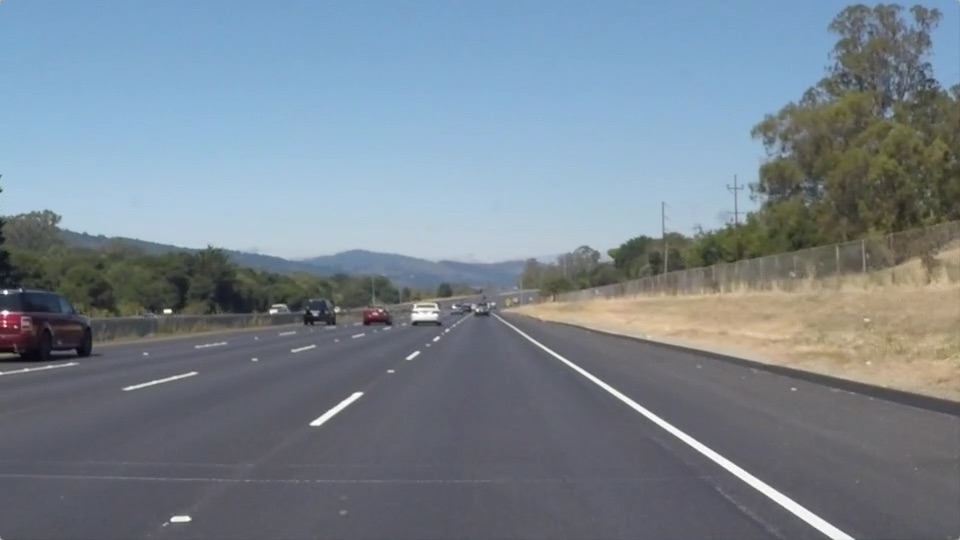
#> input picture Day8/lanes.jpg, 960 x 540 px, given in place of the camera
$ python image_gradients.py   (older library calls are emulated)
#> lines starting #> are read from the running program, lines starting #| are printed output that depends on the picture
#!/usr/bin/python3

import cv2
import numpy as np

cap = cv2.VideoCapture(0)
while cap.isOpened():
	_ , img = cap.read()
#> img is the input picture: shape (540, 960, 3); mean B, G, R 143.7, 132.6, 120.3
	gray = cv2.cvtColor(img , cv2.COLOR_BGR2GRAY)
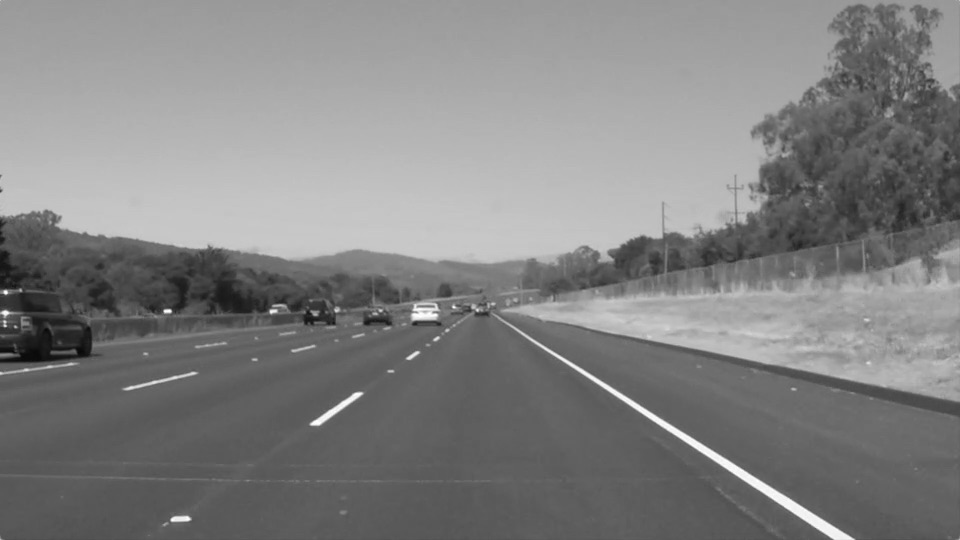
#> gray: shape (540, 960); min 8, max 255, mean 130.1

# LAPLACIAN 2nd argument is datatype 64 float , 3rd argument is kernel size  , it is optional
	lap = cv2.Laplacian(gray , cv2.CV_64F , ksize=5)
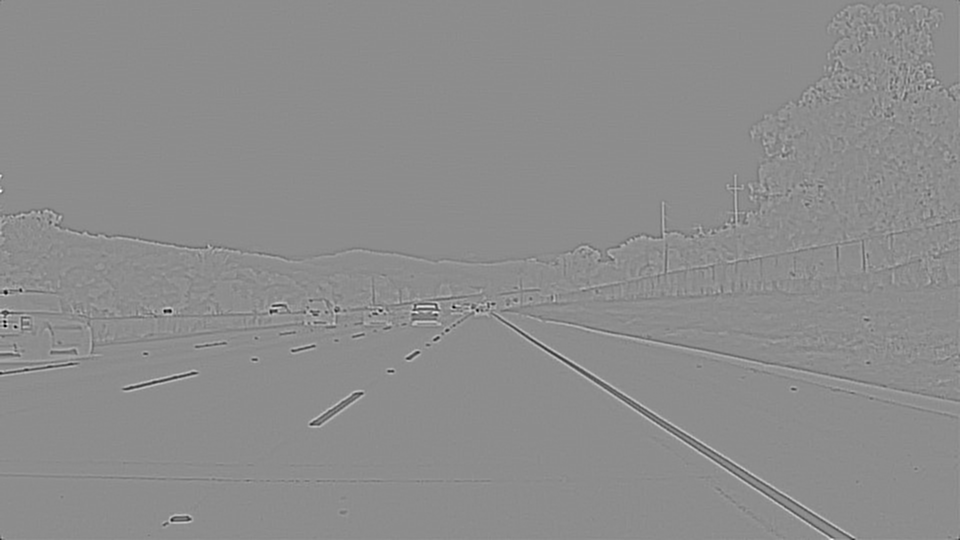
#> lap: shape (540, 960) float64; min -5156, max 4172, mean 0.2; drawn with min black and max white

# SobelX 2nd arg is datatype 64 float 3rd is value of dx and 4th is dy
	sobelX = cv2.Sobel(gray , cv2.CV_64F , 1 ,0)
	sobelX = np.uint8(np.absolute(sobelX))
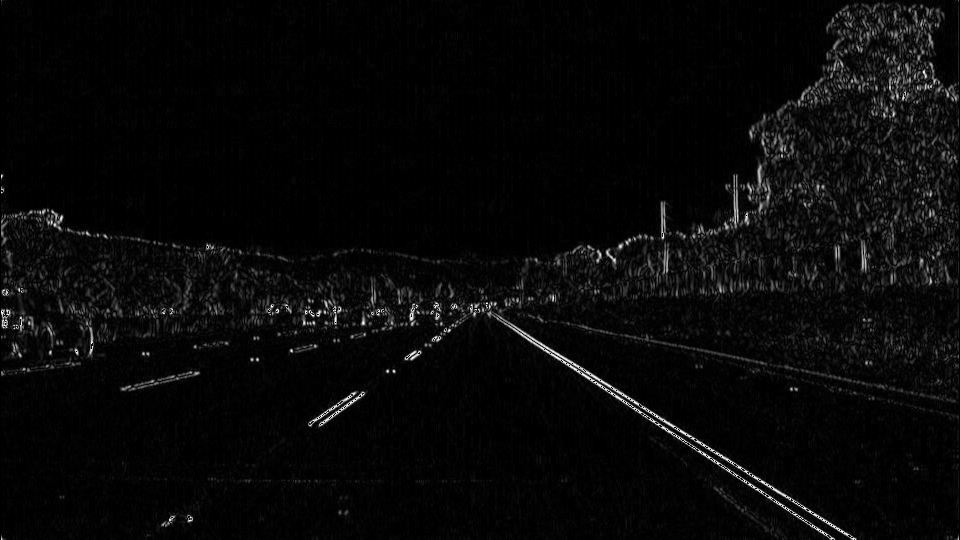
#> sobelX: shape (540, 960); min 0, max 255, mean 8.6

# SObelY
	sobelY = cv2.Sobel(gray , cv2.CV_64F , 0 ,1)
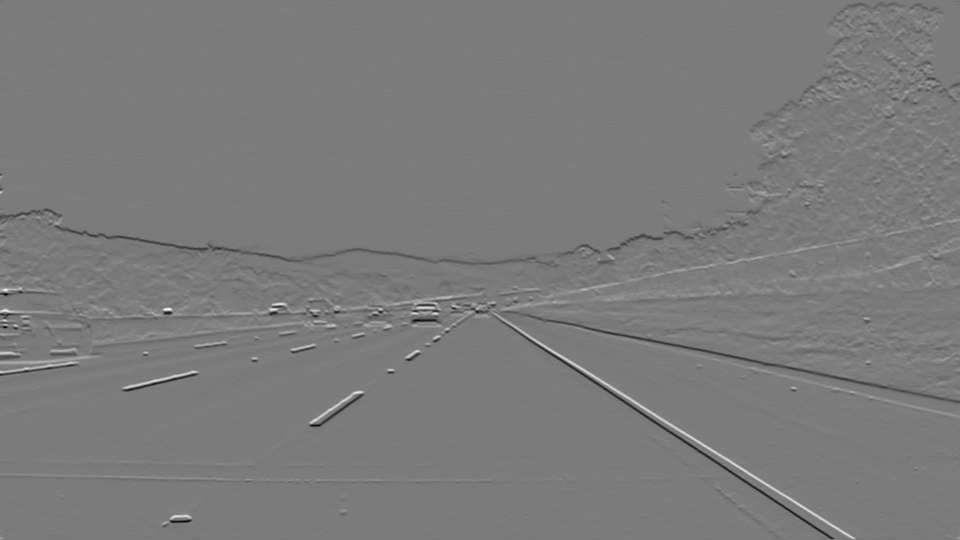
#> sobelY: shape (540, 960) float64; min -595, max 630, mean -0.9; drawn with min black and max white
	sobelY = np.uint8(np.absolute(sobelY))
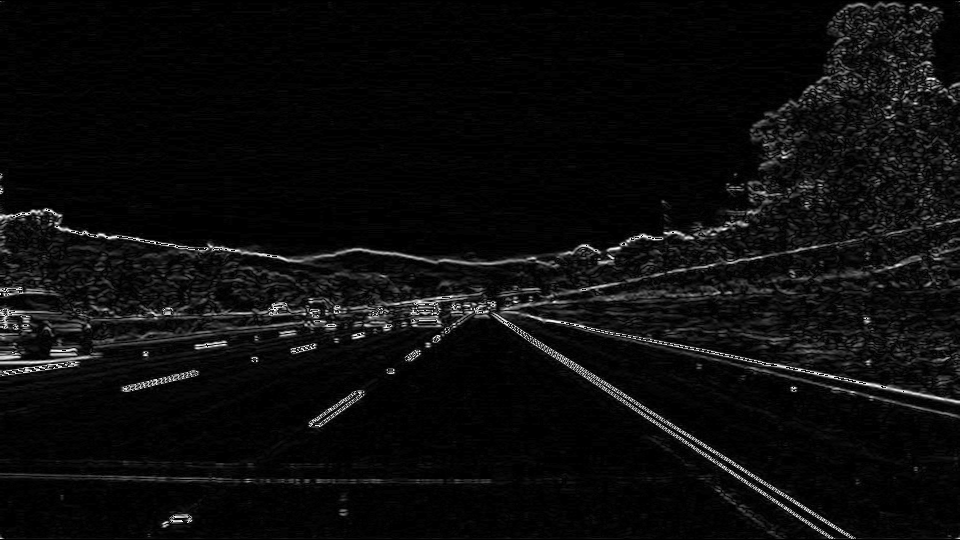
#> sobelY: shape (540, 960); min 0, max 255, mean 12.4

# Sobel Combined
	sobel_com = cv2.bitwise_or(sobelX ,sobelY)
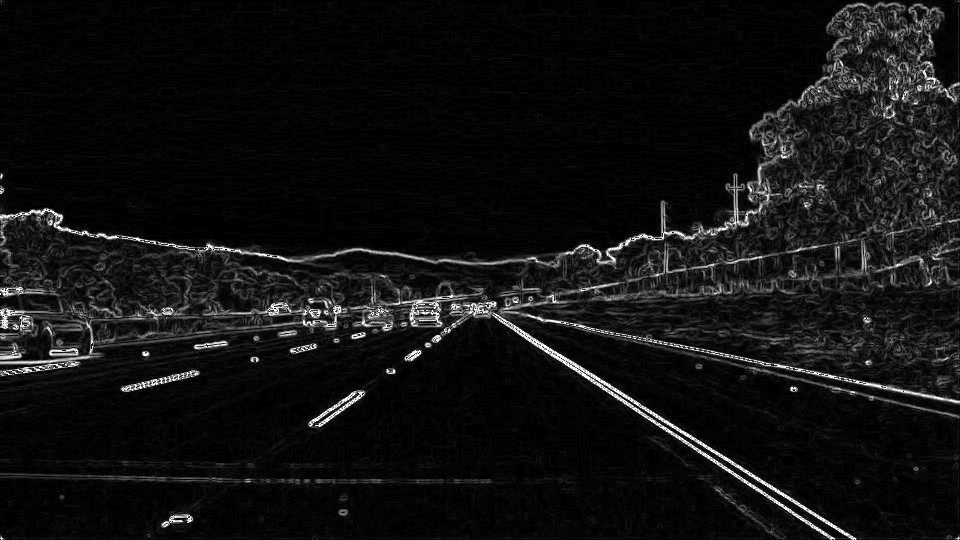
#> sobel_com: shape (540, 960); min 0, max 255, mean 17.6
# Converting into Uint8
	lap = np.uint8(np.absolute(lap))
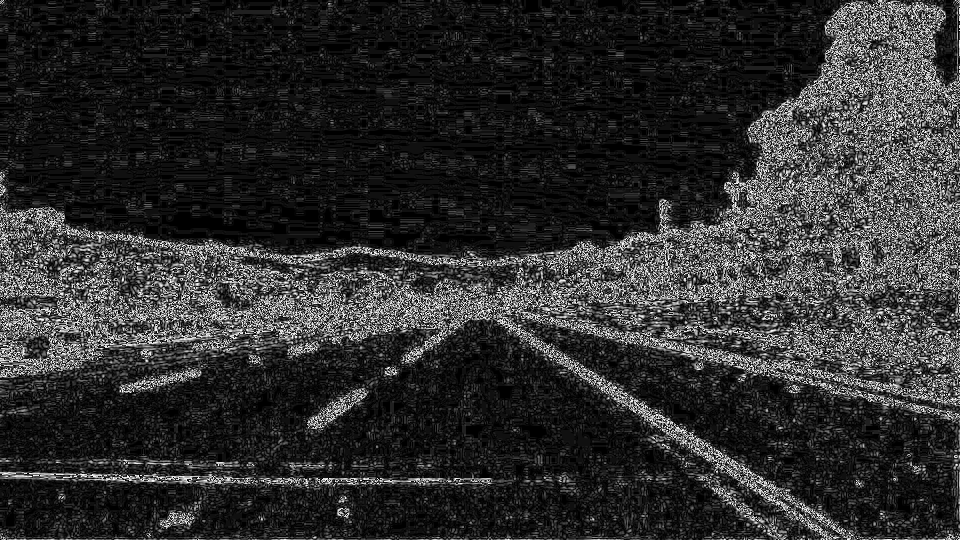
#> lap: shape (540, 960); min 0, max 254, mean 46

	cv2.imshow('laplacian', lap)
	cv2.imshow('SobelX', sobelX)
	cv2.imshow('Sobel_Y', sobelY)
	cv2.imshow('Sobel_Com', sobel_com)
	cv2.imshow('Gray', gray)
#image = [img,dst,blur,gblur,median,bilateral]
	if cv2.waitKey(1) == ord('q'):
#> (key q is pressed here)
		break
cap.release()
cv2.destroyAllWindows()
